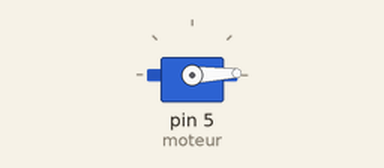
Simulated run of this sketch. Board: Arduino Uno, built with avr-gcc and run on an emulated ATmega328P. Parts: servo.

Above: at 0.05 s.
At 0.95 s:
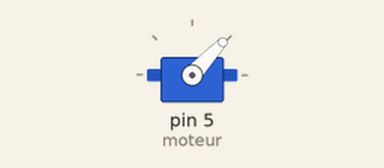
At 1.65 s:
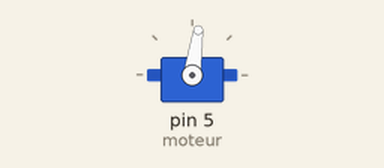
At 3.3 s:
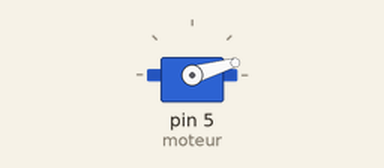
Timing chart, 0 to 8.3 s (numbered marks = the images above):
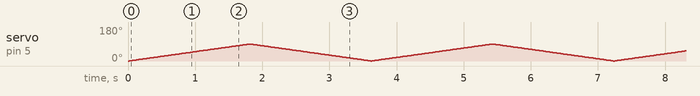

The sketch:

test_moteur.ino
```cpp
#include <Servo.h>

Servo servo;
int angle = 0;
int moteur = 5;

void setup() {
  servo.attach(moteur);
  servo.write(angle);
}


void loop()
{
 // scan from 0 to 180 degrees
  for(angle = 0; angle < 90; angle++)
  {
    servo.write(angle);
    delay(20);
  }
  // now scan back from 180 to 0 degrees
  for(angle = 90; angle > 0; angle--)
  {
    servo.write(angle);
    delay(20);
  }
}
```
